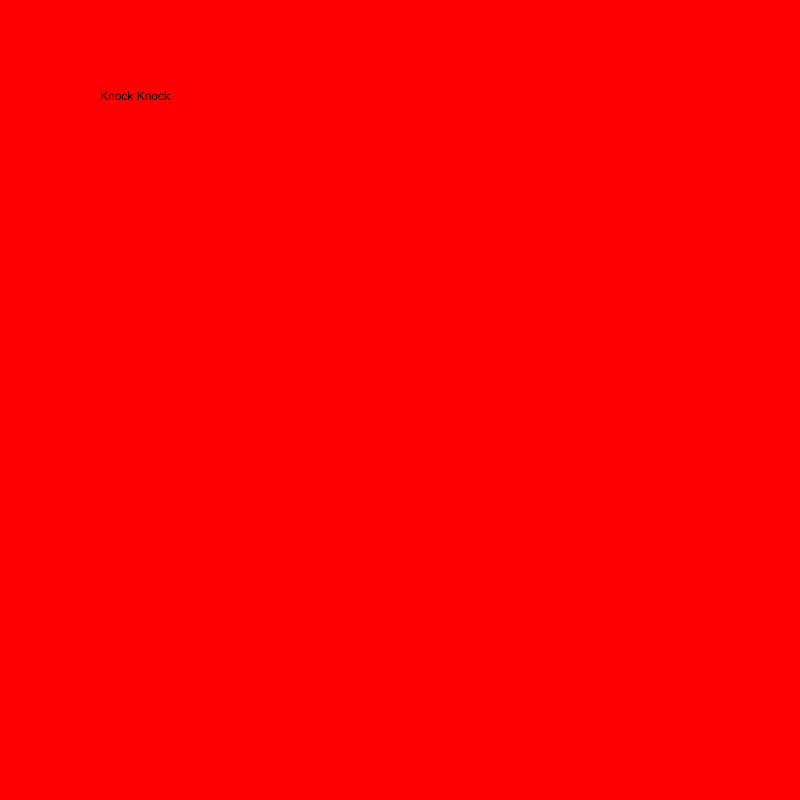
Frame 1 (no input)
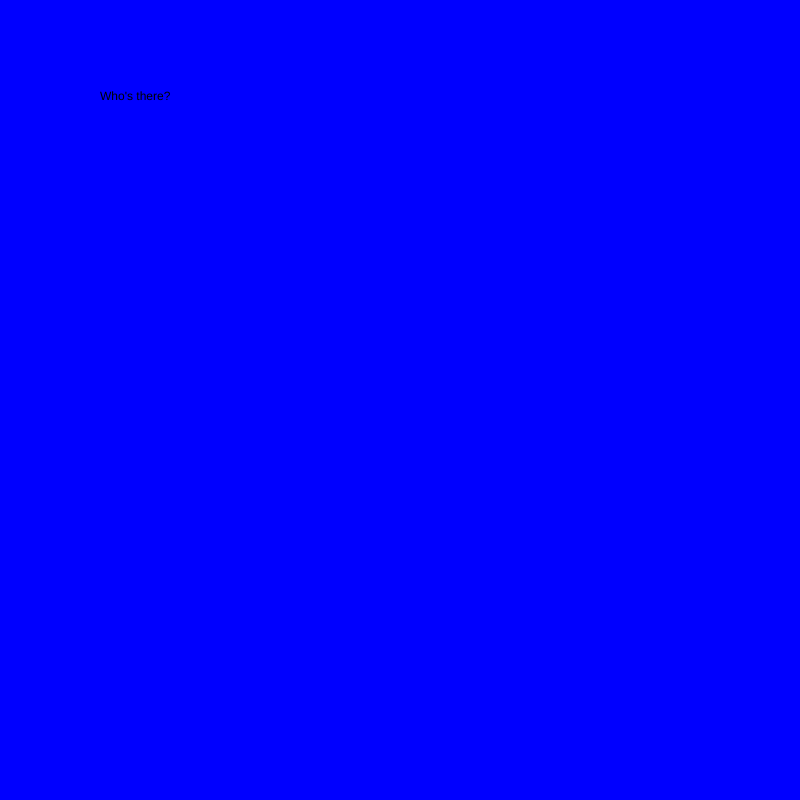
Frame 60 (no input)
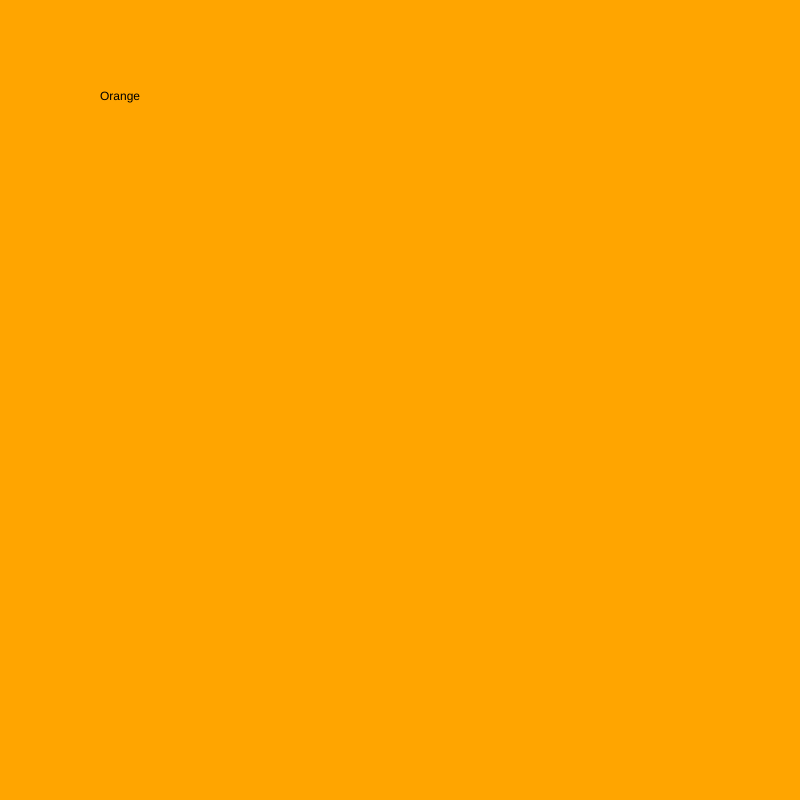
Frame 120 (the mouse pressed at the canvas centre since frame 60)

The p5.js sketch that drew these frames (run headless with seeded random() and noise() and a simulated clock; from frame 60 on, the mouse is pressed at the canvas centre):

// p5.js sketch
// ── sketch.js
var myTimer = 0;
var timer = 0;

//--------------------------------------general
function setup() {

  createCanvas(800, 800);
}
//----------------------------------------end of setup
function draw() {

  timer++;
  if ((timer >= 50) && (myTimer <= 4 )) {
    myTimer++;
    timer = 0;
  }

  switch (myTimer) {
    case 0:
    background('red');
    text("Knock Knock", 100, 100);
    break;

    case 1:
      background('blue');
      text("Who's there?", 100, 100);
      break;

    case 2:
    background('orange');
    text("Orange", 100, 100);
    break;

    case 3:
    background('green');
    text("Orange who? ", 100, 100);
    break;

    case 4:
      background('yellow');
      text("Orange you glad I came?", 100, 100);
      break;

  }
}
//-----------------------------------------------end of draw
